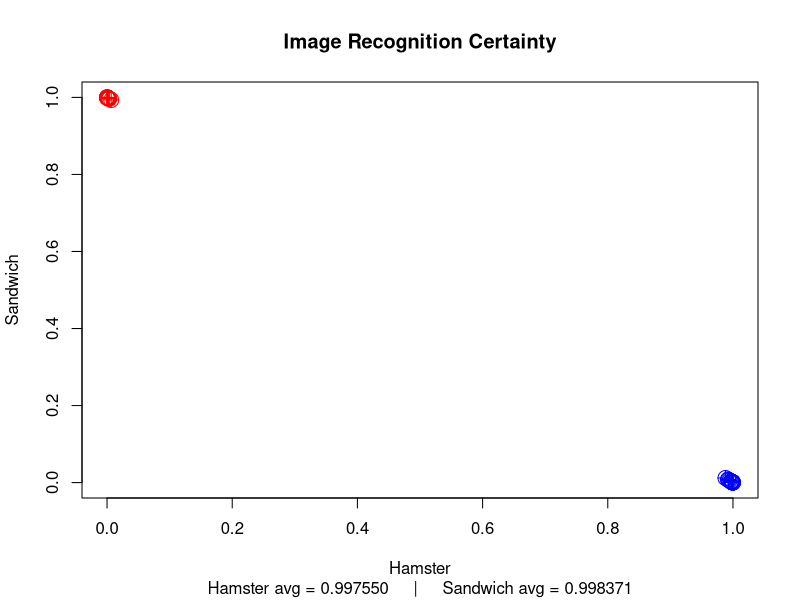

Write the R code that produced this figure.
# _                         _            
#| |                       | |           
#| |__   __ _ _ __ ___  ___| |_ ___ _ __ 
#| '_ \ / _` | '_ ` _ \/ __| __/ _ \ '__|
#| | | | (_| | | | | | \__ \ ||  __/ |   
#|_| |_|\__,_|_| |_| |_|___/\__\___|_| 
#
#                     _          _      _     
#                    | |        (_)    | |    
# ___  __ _ _ __   __| |_      ___  ___| |__  
#/ __|/ _` | '_ \ / _` \ \ /\ / / |/ __| '_ \ 
#\__ \ (_| | | | | (_| |\ V  V /| | (__| | | |
#|___/\__,_|_| |_|\__,_| \_/\_/ |_|\___|_| |_|

Sys.sleep(2)

#        _           _
#      (`-`;-"```"-;`-`)
#       \.'         './
#       /             \
#       ;   0     0   ;
#      /| =         = |\
#     ; \   '._Y_.'   / ;
#    ;   `-._ \|/ _.-'   ;
#   ;        `"""`        ;
#   ;    `""-.   .-""`    ;
#   /;  '--._ \ / _.--   ;\
#  :  `.   `/|| ||\`   .'  :
#   '.  '-._       _.-'   .'
#   (((-'`  `"""""`   `'-)))
#
#                    _.---._
#                _.-~       ~-._
#            _.-~               ~-._
#        _.-~                       ~---._
#    _.-~                                 ~\
# .-~                                    _.;
# :-._                               _.-~./
# }-._~-._                   _..__.-~_.-~ )
# `-._~-._~-._              /   ...-~H.-~
#     ~_...._\.        _.-~ .::::  //
#         ~-. \`--...--~ _.-~__...==~
#            \.`--...---+-~~~~~
#              ~-..----~



#library(reticulate)
#library(readxl)

Sys.sleep(2)

# read csv file into a data frame
data <- read.csv("results.csv")
print(data)

hamsterImages <- subset(data, Hamster >= 0.5) # recognized as a hamster
sandwichImages <- subset(data, Sandwich >= 0.5) # recognized as a sandwich

hamsterProb <- mean(hamsterImages$Hamster)
SandwichProb <- mean(sandwichImages$Sandwich)
print(hamsterProb)
print(SandwichProb)

# graph the data
graphSub <- sprintf(
  "%s%f%s%f", 
  "Hamster avg = ", 
  hamsterProb, 
  "     |     Sandwich avg = ", 
  SandwichProb)
plot(
  hamsterImages, 
  ylim=c(0, 1), 
  xlim=c(0, 1), 
  col="blue", 
  main="Image Recognition Certainty", 
  sub=graphSub, 
  cex=2, 
  pch=10)
points(
  sandwichImages, 
  col="red", 
  cex=2, 
  pch=10)














